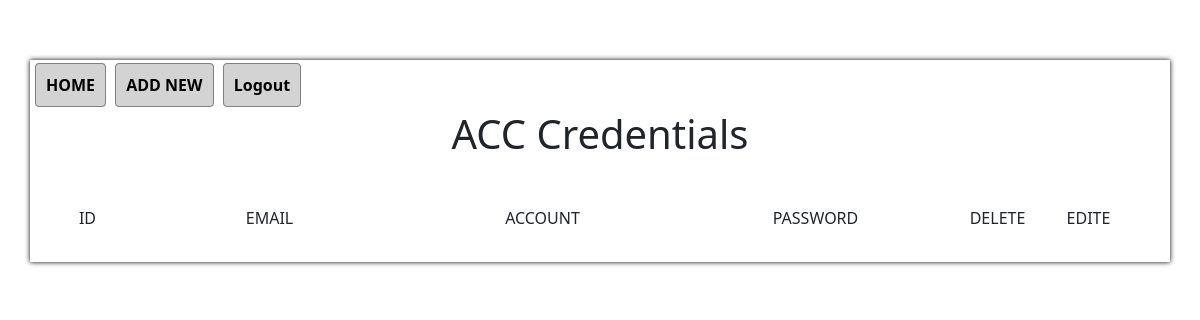
Page / (signed in) on the earlier database version.
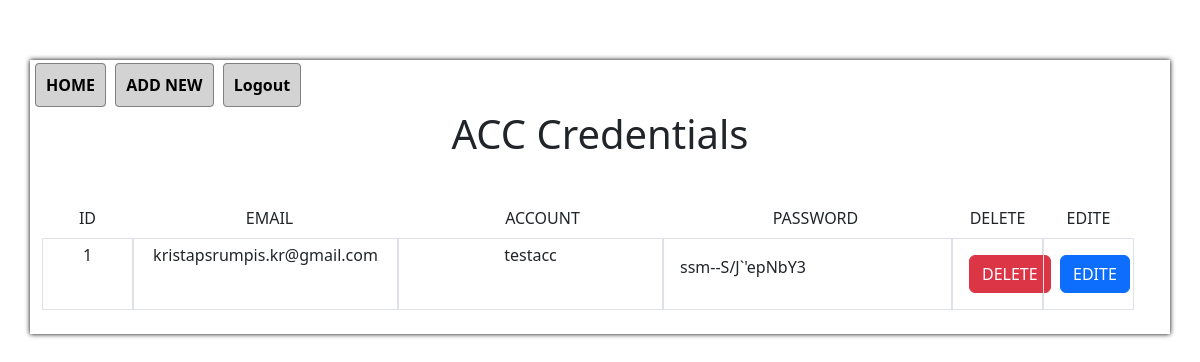
Same page on the later database version.
### root/models.py (models this page shows)
class AccountCredentials(db.Model):
    id = db.Column(db.Integer, primary_key=True)
    email = db.Column(db.String(120), unique=False, nullable=False)
    account = db.Column(db.String(120), unique=False, nullable=False)
    password = db.Column(db.String(1000000), nullable=False)
    date = db.Column(db.DateTime, default=datetime.utcnow, nullable=False)
    user_id = db.Column(db.Integer, db.ForeignKey("user.id"), nullable=False)

### root/routes.py (the view)
@home_bp.route("/", methods=["GET"])
@login_required
def home():
    title = "ACC Credentials"
    data = AccountCredentials.query.filter_by(user_id=current_user.id).all()
    return render_template("home.html", title=title, data=data)

### root/__init__.py (called while the page is built)
@login_manager.user_loader
def load_user(user_id):
    return User.query.get(int(user_id))

### root/templates/home.html (shortened to what this page needs)
{% extends 'layout.html' %}
{% block container %}
    <h1 class="text-center">{{ title }}</h1>
    <div class="row mt-4 p-4">
        <div class="row mb-2">
            <div class="col-1 text-center">ID</div>
            <div class="col text-center">EMAIL</div>
            <div class="col text-center">ACCOUNT</div>
            <div class="col text-center">PASSWORD</div>
            <div class="col-1 text-center">DELETE</div>
            <div class="col-1 text-center">EDITE</div>
        </div>
        {% for item in data %}
            {% if item %}
                <div class="row">
                    <div class="col-1 border text-center p-1">{{ item.id }}</div>
                    <div class="col border text-center p-1">{{ item.email }}</div>
                    <div class="col border text-center p-1">{{ item.account}}</div>
                    <div class="col border p-3 text-break">{{ item.password }}</div>
                    <div class="col-1 border p-3">
                        <form action="/delete-record//{{item.id}}" method="post">
                            <button class="btn btn-danger" type="submit">DELETE</button>
                        </form>
                    </div>
                    <div class="col-1 border p-3">
                       <a href="/edite-record/{{item.id}}" class="btn btn-primary">EDITE</a>
                    </div>
                </div>
            {% endif %}
		{% endfor %}
    </div>
{% endblock %}

### root/templates/layout.html (shortened to what this page needs)
<!DOCTYPE html>
<html lang="en">
<head>
    <link rel="stylesheet" href="https://cdn.jsdelivr.net/npm/bootstrap@5.3.3/dist/css/bootstrap.min.css">
    <link rel="stylesheet" href="{{url_for('static', filename='style.css')}}">
</head>
<body>
    <div class="container">
        {% include 'naw.html' %}
        {% block container %}{% endblock %}
    </div>
</body>
</html>

### root/templates/naw.html
<div class="nawBar">
    {% if current_user.is_authenticated %}
        <a href="{{ url_for('home.home') }}" class="">HOME</a>
        <a href="{{ url_for('home.add_credentials') }}" class="">ADD NEW</a>
        <a href="{{ url_for('home.logout') }}">Logout</a>
    {% else %}
        <a href="{{ url_for('home.register') }}">Register</a>
    {% endif %}
</div>

### root/static/style.css (style rules this page uses)
body { margin: 0; padding: 0; }
.container { margin-top: 5%; margin-left: auto; margin-right: auto; width: 1200px; min-height: 200px; background-color: white; box-shadow: 0 0 5px black; box-sizing: border-box; padding: 0; }
.nawBar { box-sizing: border-box; height: 50px; }
.nawBar a { padding: 10px; height: 30px; font-weight: bold; text-decoration: none; color: black; border: 1px solid gray; background-color: lightgray; border-radius: 4px; line-height: 50px; transition: all 0.3s ease; margin-left: 5px; }

Differences in the rows shown:
added AccountCredentials: id "1", email "kristapsrumpis.kr@gmail.com", account "testacc", password "ssm--S/J`'epNbY3"
